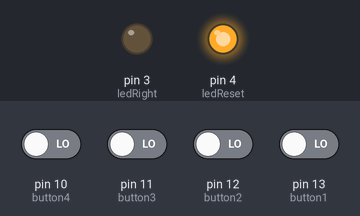
Bench run of a sketch on a simulated Arduino Uno, built with avr-gcc and run on an emulated ATmega328P. Shown: output pins drawn as LEDs (lit = HIGH). The test bench sets the inputs (shaded band); at power-on: pin 10 (button4), pin 11 (button3), pin 12 (button2), pin 13 (button1) LOW. What the sketch prints to the serial monitor is not drawn.

Above: at 1.2 s.
1.3 s: pin 10 (button4) driven HIGH and pin 11 (button3) driven HIGH and pin 12 (button2) driven HIGH and pin 13 (button1) driven HIGH
At 2.3 s:
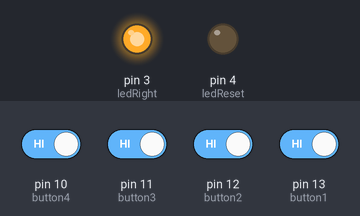
Timing chart, 0 to 7.8 s (numbered marks = the images above; inputs shaded):
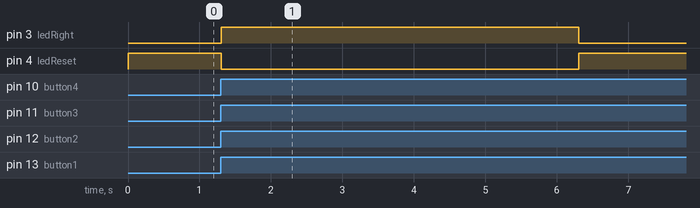

Measured:
- after the input at 1.3 s, pin 3 (ledRight): LOW → HIGH at once, → LOW 5.0 s later; pin 4 (ledReset): HIGH → LOW at once, → HIGH 5.0 s later

The sketch:

homeworkLock.ino
```cpp
int ledWrong = 7;
int ledRight= 3;
int ledReset =4;


int button1 = 13;
int button2 = 12;
int button3 = 11;
int button4 = 10;


int ResetLightState = 0;

int button1StatePrevious = 0;
int button1StateCurrent = 0;

int button2StatePrevious = 0;
int button2StateCurrent = 0;

int button3StatePrevious = 0;
int button3StateCurrent = 0;

int button4StatePrevious = 0;
int button4StateCurrent = 0;


int pressedAmount =0;
int val =0;


void setup() {
  Serial.begin(9600);
  pinMode(ledReset,OUTPUT);
  pinMode(ledRight,OUTPUT);
  pinMode(ledRight,OUTPUT);
  pinMode(button1, INPUT);
  pinMode(button2, INPUT);
  pinMode(button3, INPUT);
  pinMode(button4, INPUT);


}

void loop() {
  button1StateCurrent = digitalRead(button1);
  button2StateCurrent = digitalRead(button2);
  button3StateCurrent = digitalRead(button3);
  button4StateCurrent = digitalRead(button4);
  Serial.println(val);


  if(button1StatePrevious!=button1StateCurrent){
    if(button1StateCurrent == HIGH){
      pressedAmount +=1;
      if(val == 0){
            val = 1;
      }
    }

  }
  button1StatePrevious = button1StateCurrent;

  if(button2StatePrevious!=button2StateCurrent){
    if(button2StateCurrent == HIGH){
      pressedAmount +=1;
      if(val == 1){
            val =2;
      }
    }

  }
  button2StatePrevious = button2StateCurrent;

  if(button3StatePrevious!=button3StateCurrent){
    if(button3StateCurrent == HIGH){
      pressedAmount +=1;
      if(val == 2){
            val =3;
      }
    }

  }
  button3StatePrevious = button3StateCurrent;

  if(button4StatePrevious!=button4StateCurrent){
    if(button4StateCurrent == HIGH){
      pressedAmount +=1;
      if(val == 3){
            val =4;
      }
    }

  }
  button4StatePrevious = button4StateCurrent;

  if(pressedAmount <4 ){
       digitalWrite(ledRight,LOW);
       digitalWrite(ledWrong,LOW);
       digitalWrite(ledReset,HIGH);

  }

 //led:

  if(pressedAmount >3){
    if(val ==4){
       digitalWrite(ledRight,HIGH);
       digitalWrite(ledWrong,LOW);
       digitalWrite(ledReset,LOW);
       delay(5000);


       digitalWrite(ledRight,LOW);
       digitalWrite(ledWrong,LOW);
       digitalWrite(ledReset,HIGH);
       pressedAmount =0;
       val = 0;

    }
    else{
       val = 0;
       pressedAmount =0;
       digitalWrite(ledWrong,HIGH);
       digitalWrite(ledRight,LOW);
       digitalWrite(ledReset,LOW);
       delay(5000);

       digitalWrite(ledRight,LOW);
       digitalWrite(ledWrong,LOW);
       digitalWrite(ledReset,HIGH);


    }
  }

}
```
